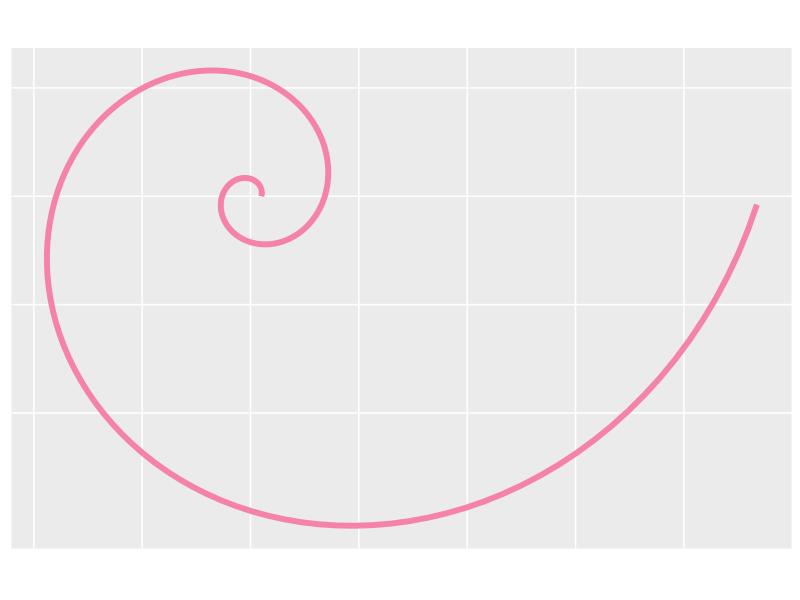

Write the R code that produced this figure.
.libPaths("~/GitHub/mediation_measurement_noise/lib/")
library(tidyverse)

seq_theta <- seq(0,4*pi,by=0.05)
cartesian_golden_spiral <- function(theta) {
    a <- polar_golden_spiral(theta)*cos(theta)
    b <- polar_golden_spiral(theta)*sin(theta)
    c(a,b)
}
polar_golden_spiral <- function(theta) exp(0.30635*theta)
(serie <- sapply(seq_theta,cartesian_golden_spiral))

png("~/GitHub/MadeleineGastonguay.github.io/assets/logos/logo.png", width = 450, height = 300)
data.frame(t(serie)) %>% 
  ggplot(aes(x=X1,y=X2)) + geom_path(color = "#f582aa", lwd = 2) +
    theme(panel.grid.minor = element_blank(),
          axis.text.x = element_blank(),
          axis.text.y = element_blank(),
          axis.ticks = element_blank(),
          axis.title = element_blank()) +
    scale_y_continuous(breaks = seq(-20,20,by=10)) +
    scale_x_continuous(breaks = seq(-20,50,by=10)) +
    coord_fixed() +
    labs(x = "",
         y = "")
dev.off()
